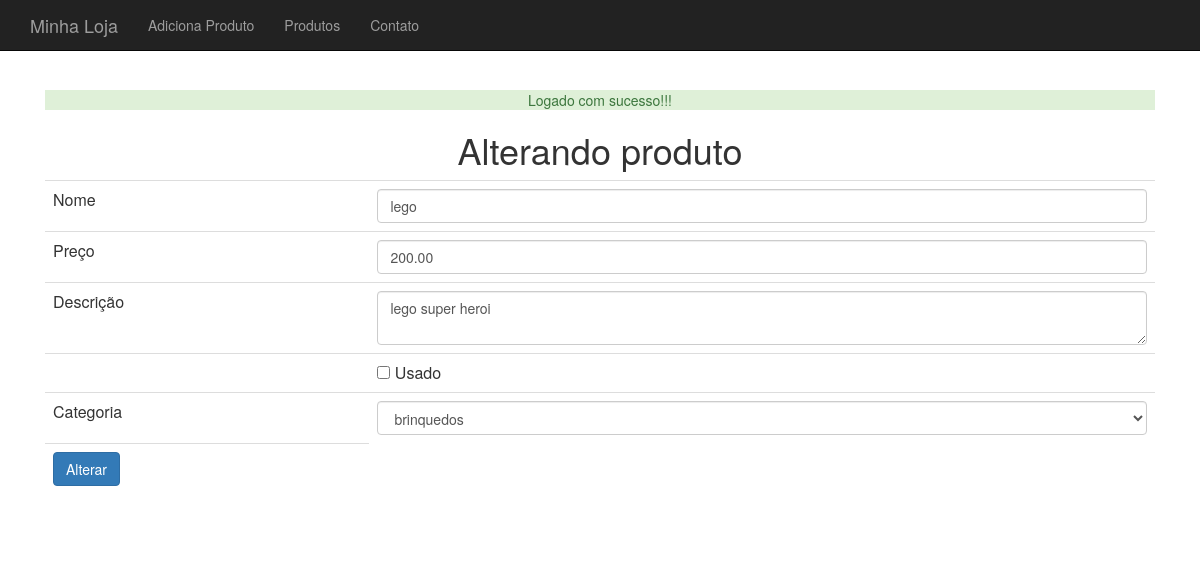
/produto-altera-formulario.php?id=3 (signed in), run on the app's committed database.
### tables this page shows
CREATE TABLE `produtos` (
  `id` int(11) NOT NULL,
  `nome` varchar(255) DEFAULT NULL,
  `preco` decimal(10,2) DEFAULT NULL,
  `descricao` text,
  `categoria_id` int(11) DEFAULT NULL,
  `usado` tinyint(1) DEFAULT '0'
);

### banco-produto.php (called while the page is built, shortened)
<?php
function buscaProduto($conexao, $id) {
    $query = "select * from produtos where id = {$id}";
    $resultado = mysqli_query($conexao, $query);
    return mysqli_fetch_assoc($resultado);
}

### banco-categoria.php (called while the page is built, shortened)
<?php
function listaCategorias($conexao) {
    $categorias = array();
    $query = "select * from categorias";
    $resultado = mysqli_query($conexao, $query);
    while($categoria = mysqli_fetch_assoc($resultado)) {
        array_push($categorias, $categoria);
    }
    return $categorias;
}

### produto-formulario-base.php (the view)
<tr>
    <td>Nome</td>
    <td><input class="form-control" type="text" name="nome" value="<?=$produto['nome']?>" /></td>
</tr>
<tr>
    <td>Preço</td>
    <td><input class="form-control" type="number" name="preco" value="<?=$produto['preco']?>" /></td>
</tr>
<tr>
    <td>Descrição</td>
    <td><textarea class="form-control" name="descricao"><?=$produto['descricao']?></textarea></td>
</tr>
<tr>
    <td></td>
    <td><input type="checkbox" name="usado" <?=$usado?> value="true"> Usado
</tr>
<tr>
    <td>Categoria</td>
    <td>
        <select class="form-control" name="categoria_id">
            <?php foreach($categorias as $categoria) :
                $essaEhACategoria = $produto['categoria_id'] == $categoria['id'];
                $selecao = $essaEhACategoria ? "selected='selected'" : "";
            ?>
                <option value="<?=$categoria['id']?>" <?=$selecao?>>
                    <?=$categoria['nome']?>
                </option>
            <?php endforeach ?>
        </select>
    </td>
</tr>

### css/loja.css (style rules this page uses)
body { padding-top: 50px; }

### data on the page
produtos: nome "lego", preco "200.00", descricao "lego super heroi"

### other printed values
$_SESSION[$tipo] "Logado com sucesso!!!"
form field categoria_id "brinquedos"
